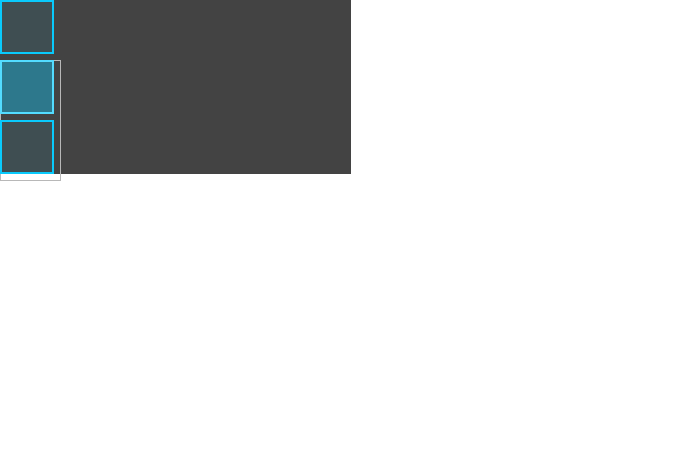
<?xml version="1.0" encoding="UTF-8"?>
<ui version="4.0">
 <class>connectWidget</class>
 <widget class="QWidget" name="connectWidget">
  <property name="geometry">
   <rect>
    <x>0</x>
    <y>0</y>
    <width>696</width>
    <height>465</height>
   </rect>
  </property>
  <property name="windowTitle">
   <string>Form</string>
  </property>
  <property name="styleSheet">
   <string notr="true">QWidget#connectWidget{
	background-color:transparent;
	/*background-color: rgba(47, 47, 47, 255);*/
}
	
</string>
  </property>
  <widget class="QFrame" name="frame">
   <property name="geometry">
    <rect>
     <x>0</x>
     <y>60</y>
     <width>61</width>
     <height>121</height>
    </rect>
   </property>
   <property name="frameShape">
    <enum>QFrame::StyledPanel</enum>
   </property>
   <property name="frameShadow">
    <enum>QFrame::Raised</enum>
   </property>
   <widget class="QPushButton" name="bn_Serial">
    <property name="geometry">
     <rect>
      <x>0</x>
      <y>0</y>
      <width>54</width>
      <height>54</height>
     </rect>
    </property>
    <property name="styleSheet">
     <string notr="true">QPushButton{
	border:2px solid rgb(9, 202, 252);
	background-color: rgb(9, 202, 252, 20);
	color:rgb(217, 217, 217);
	padding:12px;
	image: url(:/icons/icons/serial.png);
}

QPushButton:hover{

	border:2px solid #53DCFF;
	background-color: rgb(9, 202, 252, 100);
}
QPushButton:checked{

	border:2px solid #53DCFF;
	background-color: rgb(9, 202, 252, 100);
}
</string>
    </property>
    <property name="text">
     <string/>
    </property>
    <property name="checkable">
     <bool>true</bool>
    </property>
    <property name="checked">
     <bool>true</bool>
    </property>
    <property name="autoRepeat">
     <bool>true</bool>
    </property>
    <property name="autoExclusive">
     <bool>true</bool>
    </property>
   </widget>
   <widget class="QPushButton" name="bn_Usb">
    <property name="geometry">
     <rect>
      <x>0</x>
      <y>60</y>
      <width>54</width>
      <height>54</height>
     </rect>
    </property>
    <property name="styleSheet">
     <string notr="true">QPushButton{
	border:2px solid rgb(9, 202, 252);
	background-color: rgb(9, 202, 252, 20);
	color:rgb(217, 217, 217);
	padding:8px;
	image: url(:/icons/icons/usb_45.png);
}

QPushButton:hover{

	border:2px solid #53DCFF;
	background-color: rgb(9, 202, 252, 100);
}

QPushButton:checked{

	border:2px solid #53DCFF;
	background-color: rgb(9, 202, 252, 100);
}

</string>
    </property>
    <property name="text">
     <string/>
    </property>
    <property name="checkable">
     <bool>true</bool>
    </property>
    <property name="checked">
     <bool>false</bool>
    </property>
    <property name="autoRepeat">
     <bool>true</bool>
    </property>
    <property name="autoExclusive">
     <bool>true</bool>
    </property>
   </widget>
  </widget>
  <widget class="QLabel" name="label">
   <property name="geometry">
    <rect>
     <x>0</x>
     <y>0</y>
     <width>351</width>
     <height>174</height>
    </rect>
   </property>
   <property name="styleSheet">
    <string notr="true">background-color: rgba(47, 47, 47, 230);</string>
   </property>
   <property name="text">
    <string/>
   </property>
  </widget>
  <widget class="QStackedWidget" name="stackedWidget">
   <property name="geometry">
    <rect>
     <x>70</x>
     <y>10</y>
     <width>271</width>
     <height>155</height>
    </rect>
   </property>
   <widget class="QWidget" name="stackedWidgetPage1" native="true"/>
  </widget>
  <widget class="QPushButton" name="bn_close">
   <property name="geometry">
    <rect>
     <x>0</x>
     <y>0</y>
     <width>54</width>
     <height>54</height>
    </rect>
   </property>
   <property name="styleSheet">
    <string notr="true">QPushButton{
	border:2px solid rgb(9, 202, 252);
	background-color: rgb(9, 202, 252, 20);
	color:rgb(217, 217, 217);
	padding:12px;
	image: url(:/icons/icons/connection.png);
}
QPushButton[mode=&quot;unconnect&quot;]{
	border:2px solid rgb(9, 202, 252);
	background-color: rgb(9, 202, 252, 20);
	color:rgb(217, 217, 217);
	padding:12px;
	image: url(:/icons/icons/connection.png);
}
QPushButton[mode=&quot;serial&quot;]{
	border:2px solid rgb(9, 202, 252);
	background-color: rgb(9, 202, 252, 20);
	color:rgb(217, 217, 217);
	padding:12px;
	image: url(:/icons/icons/serial.png);
}
QPushButton[mode=&quot;usb&quot;]{
	border:2px solid rgb(9, 202, 252);
	background-color: rgb(9, 202, 252, 20);
	color:rgb(217, 217, 217);
	padding:8px;
	image: url(:/icons/icons/usb_45.png);
}
QPushButton:hover{

	border:2px solid #53DCFF;
	background-color: rgb(9, 202, 252, 100);
}
</string>
   </property>
   <property name="text">
    <string/>
   </property>
   <property name="checkable">
    <bool>true</bool>
   </property>
   <property name="autoRepeat">
    <bool>false</bool>
   </property>
  </widget>
  <zorder>label</zorder>
  <zorder>frame</zorder>
  <zorder>stackedWidget</zorder>
  <zorder>bn_close</zorder>
 </widget>
 <resources/>
 <connections/>
</ui>
